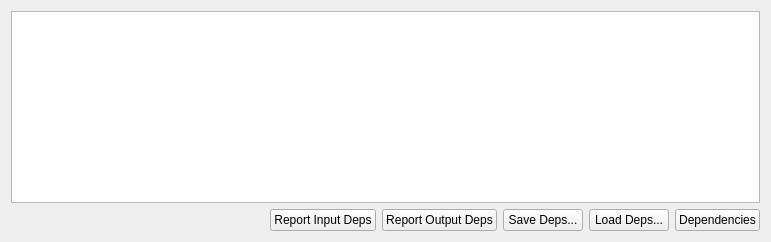
       <widget class="QWidget" name="m_DependenciesTab">
        <attribute name="title">
         <string>Dependencies</string>
        </attribute>
        <layout class="QGridLayout" name="gridLayout_9">
         <item row="1" column="5">
          <widget class="QPushButton" name="m_DependenciesButton">
           <property name="text">
            <string>Dependencies</string>
           </property>
          </widget>
         </item>
         <item row="1" column="0">
          <spacer name="horizontalSpacer_5">
           <property name="orientation">
            <enum>Qt::Horizontal</enum>
           </property>
           <property name="sizeHint" stdset="0">
            <size>
             <width>253</width>
             <height>20</height>
            </size>
           </property>
          </spacer>
         </item>
         <item row="1" column="3">
          <widget class="QPushButton" name="m_SaveDepsButton">
           <property name="text">
            <string>Save Deps...</string>
           </property>
          </widget>
         </item>
         <item row="1" column="4">
          <widget class="QPushButton" name="m_LoadDepsButton">
           <property name="text">
            <string>Load Deps...</string>
           </property>
          </widget>
         </item>
         <item row="1" column="2">
          <widget class="QPushButton" name="m_ReportOutputDepsButton">
           <property name="text">
            <string>Report Output Deps</string>
           </property>
          </widget>
         </item>
         <item row="0" column="0" colspan="6">
          <widget class="QTableWidget" name="m_DependenciesTable"/>
         </item>
         <item row="1" column="1">
          <widget class="QPushButton" name="m_ReportInputDepsButton">
           <property name="text">
            <string>Report Input Deps</string>
           </property>
          </widget>
         </item>
        </layout>
       </widget>
